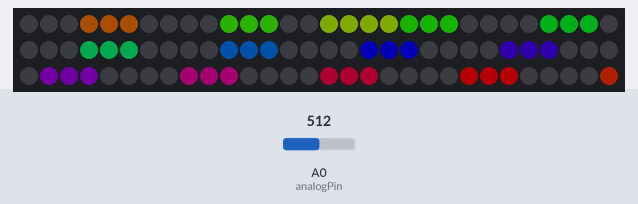
The sketch below on a simulated Arduino Leonardo, built with avr-gcc and run on an emulated ATmega32U4. Parts: 90 RGB LEDs in strip order, left to right, continuing on the next row. The test bench sets the inputs (shaded band); at power-on: A0 (analogPin) = 512. Dim RGB values are drawn brighter than linear.

Above: at 1.2 s.
1.3 s: A0 (analogPin) set to 0
At 1.8 s:
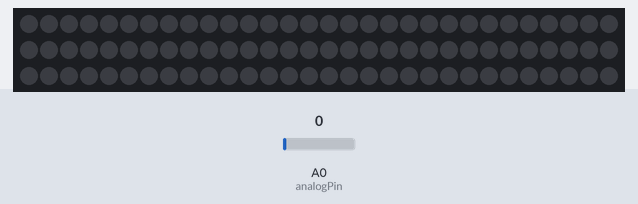
2.8 s: A0 (analogPin) set to 511
At 3.06 s:
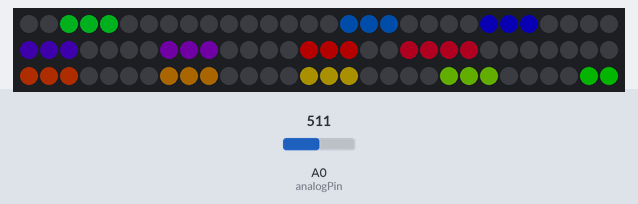
5.7 s: A0 (analogPin) set to 122
At 6.0 s:
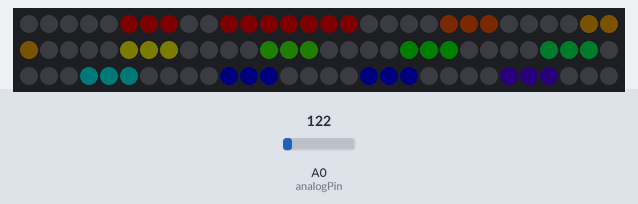
8.6 s: A0 (analogPin) set to 716
At 8.95 s:
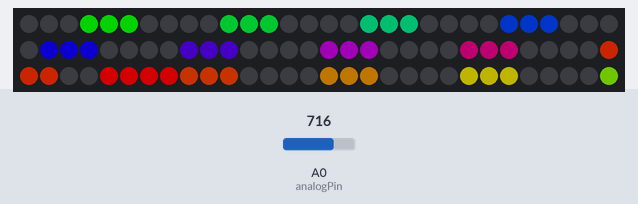
11.2 s: A0 (analogPin) set to 900
At 11.57 s:
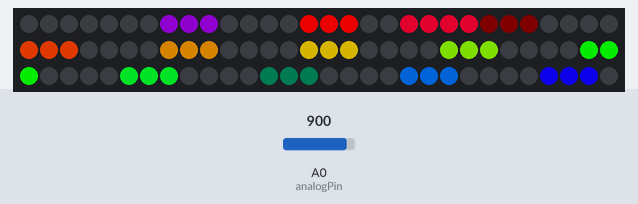
14.2 s: A0 (analogPin) set to 306
At 14.51 s:
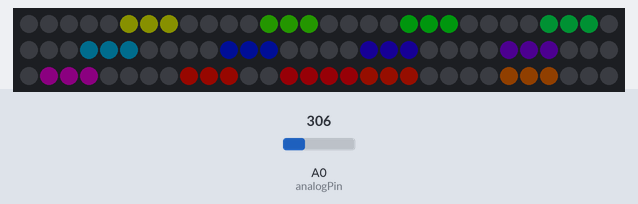
Timing chart, 0 to 17.2 s (numbered marks = the images above; inputs shaded):
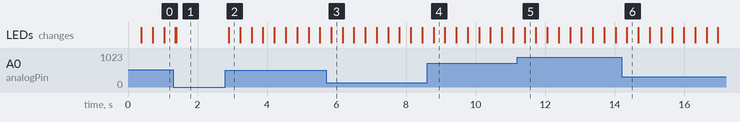

The sketch:

ledlines.ino
```cpp
/*
 * Leonardo Merza
 * https://lmerza.com
 */

#include <FastLED.h>


/*
 * Variables
 */
#define NUM_LEDS 90
#define DATA_PIN 5 // data pin to LED strip
#define LINELENGTH 4 // length of each LED line
#define NUMBEROFLINES 14 // number of LED lines on strip at one time
#define EIGHTBIT 255
#define HUESPEED 5 // how fast the hue increments for each LED movement
#define LEDSPEED 0 // how fast the LED lines move in ms - affects MSGEQ7 reads

int hues[NUMBEROFLINES] = {0,18,36,54,72,91,109,127,145,163,182,200,281,236};
int positions[NUMBEROFLINES] = {0,7,14,21,28,35,42,49,56,63,70,77,84,90};
int values[NUMBEROFLINES];

int analogPin = 0; // pin for msgeq7 input
int strobePin = 13; // msgeq7 strobe pin for cycling through channels
int resetPin = 3; // reset pin of the msgeq7
int spectrumValue[7]; // array to store the 7 values of the 7 channels
int resetDelay_USec = 100; // delay of resetting MSGEQ7 in microseconds
int strobeDelay_USec = 40; // delay to settle input recording in microseconds
int numberOfChannels = 7; // number of channels in MSGEQ7

CRGB leds[NUM_LEDS]; // CRGB color object for fastLED library


/*
 * Setup LED strip and audio pins
 */
void setup () {
	FastLED.addLeds<NEOPIXEL, DATA_PIN>(leds, NUM_LEDS);

	// turn on pins for msgeq7
	pinMode(analogPin, INPUT);
	pinMode(strobePin, OUTPUT);
	pinMode(resetPin, OUTPUT);

	// reset MSGEQ7 to ensure clean data
	digitalWrite(resetPin, LOW);
	digitalWrite(strobePin, HIGH);
}


/*
 * Main loop
 */
void loop () {

	// for each channel, read input and display value
	for(int i=0; i<numberOfChannels; i++){

		// reset to start over
		digitalWrite(resetPin, HIGH);
		delayMicroseconds(resetDelay_USec);
		digitalWrite(resetPin, LOW);

		digitalWrite(strobePin, LOW); // start reading channel by changing strobe to low
		delayMicroseconds(strobeDelay_USec); // allows input to settle to get accurate reading

		spectrumValue[i] = analogRead(analogPin); // read value of current pin from msgeq7
		values[i] = map(spectrumValue[1], 0, 1024, 0, EIGHTBIT); // map analog input to HSV value
		values[i+numberOfChannels] = map(spectrumValue[1], 0, 1024, 0, EIGHTBIT); // map analog input to HSV value

		digitalWrite(strobePin, HIGH); // strobe pin high then low to go to next channel on msgeq7
	}


    // for each led line
    for ( unsigned int k = 0; k < NUMBEROFLINES; k++ ) {

	    // for each led in the led line add color
	    for( int i = 0; i < LINELENGTH; i++ ){
	        if ( positions[k] + i <  NUM_LEDS) {
	        	leds[positions[k] + i] = CHSV(hues[k], 255, values[k]);
	        }
	    }

	    // once all colors of that line are added show line
	    FastLED.show();

	    // turn off last LED, increment position
	    leds[positions[k]] = CRGB::Black;
	    positions[k]++;


	    // increment hue and check of hue max
	    hues[k] += HUESPEED;
	    if ( hues[k] > EIGHTBIT ) {
	    	hues[k] = 0;
	    }

	    // check for line position at end of strip
	    if ( positions[k] > NUM_LEDS + LINELENGTH - 2 ) {
	        // if at end of strip reset position
	        positions[k] = 0;
	    }

	}
	// delay until next led change
	delay(LEDSPEED);
}
```

Measured:
- after the input at 1.3 s, the LEDs: first change after 0.06 s (image 1 shows a later state)
- after the input at 2.8 s, the LEDs: change after 0.10 s (image 2)
- after the input at 5.7 s, the LEDs: change after 0.15 s (image 3)
- after the input at 8.6 s, the LEDs: change after 0.19 s (image 4)
- after the input at 14.2 s, the LEDs: change after 0.15 s (image 6)
